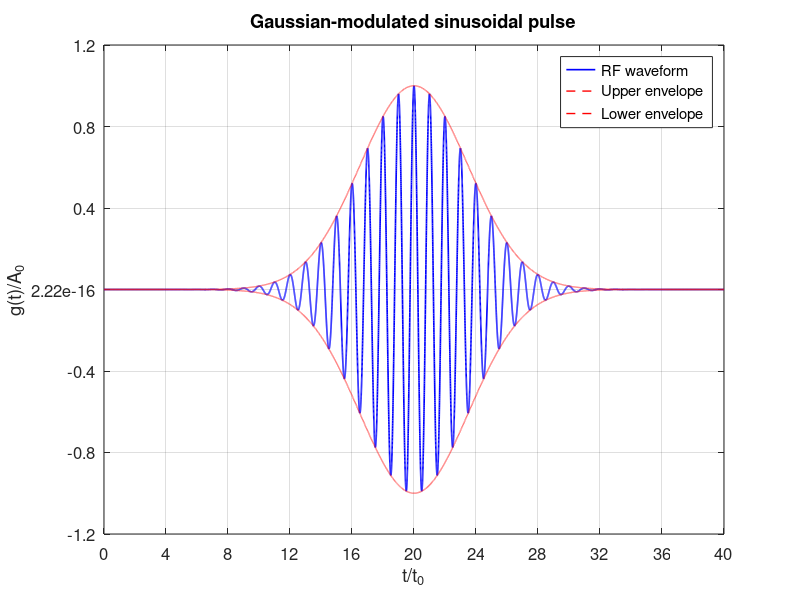

Recreate this plot in MATLAB.
clear; clc; close all;

%% Normalized time
x = linspace(0, 40, 20001);   % x = t/t0

%% Parameters estimated from the figure
xc = 20;        % Center of the pulse
sigma = 3.5;    % Width of the Gaussian envelope
nu = 1;         % nu = f0*t0: cycles per normalized time unit

%% Build the waveform
envelope = exp(-0.5*((x-xc)/sigma).^2);
carrier = cos(2*pi*nu*(x-xc));

y = envelope .* carrier;     % y = g(t)/A0

%% Plot in a separate window
figure('Color','w','WindowStyle','normal');

plot(x, y, 'b', 'LineWidth', 1.2);

xlim([0 40]);
ylim([-1.2 1.2]);
xticks(0:4:40);
yticks(-1.2:0.4:1.2);

xlabel('t/t_0');
ylabel('g(t)/A_0');
title('Gaussian-modulated sinusoidal pulse');

grid on;
box on;
set(gca,'FontSize',12);

hold on;
plot(x, envelope, 'r--', 'LineWidth', 1);
plot(x, -envelope, 'r--', 'LineWidth', 1);

legend('RF waveform', 'Upper envelope', 'Lower envelope');
